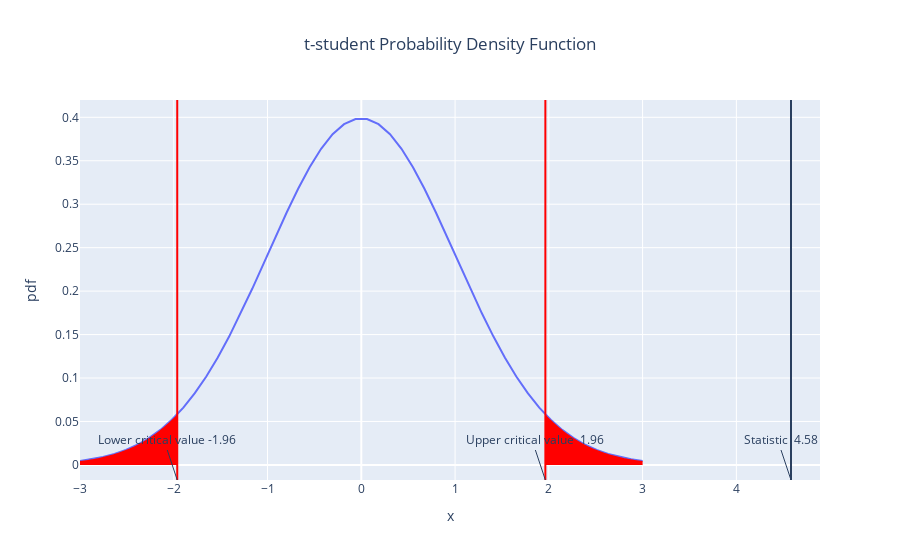

Write notebook code for a chart like this one.
### Markdown cell above
**We posit that houses close to either a school or a hospital are more expensive.**

- School coordinates (-118, 34)
- Hospital coordinates (-122, 37)

We consider a house (neighborhood) to be close to a school or hospital if the distance is lower than 0.50.

Hint:
- Write a function to calculate euclidean distance from each house (neighborhood) to the school and to the hospital.
- Divide your dataset into houses close and far from either a hospital or school.
- Choose the propper test and, with 5% significance, comment your findings.

### Code cell
# Null Hypothesis (H₀): Houses close to a school or hospital have the same mean price as houses farther away.
# Alternative Hypothesis (H₁): Houses close to a school or hospital have a higher mean price than houses farther away.

# 1. Euclidean Distance Function

# We need to calculate, for each house, the distance to the school and hospital:
# - School: (-118, 34)
# - Hospital: (-122, 37)

def euclidean_distance(lon1, lat1, lon2, lat2):
    return np.sqrt((lon1 - lon2)**2 + (lat1 - lat2)**2)

# 2. Calculate Distances and Define 'Close' Houses

# Add two columns: distance to school and to hospital.  
# A house is "close" if **either** distance is less than 0.5.

school_coords = (-118, 34)
hospital_coords = (-122, 37)

df["dist_school"] = euclidean_distance(df["longitude"], df["latitude"], school_coords[0], school_coords[1])
df["dist_hospital"] = euclidean_distance(df["longitude"], df["latitude"], hospital_coords[0], hospital_coords[1])

# We consider a house (neighborhood) to be close to a school or hospital if the distance is lower than 0.50.
df["is_close"] = (df["dist_school"] < 0.5) | (df["dist_hospital"] < 0.5)

# Let's check how many are close/far
print(df["is_close"].value_counts())

# 3. Exploratory Analysis

close_prices = df[df["is_close"] == True]["median_house_value"]
far_prices = df[df["is_close"] == False]["median_house_value"]

print(f"Close to school/hospital: n = {len(close_prices)} - Mean price = {close_prices.mean()}")
print(f"Far from school/hospital: n = {len(far_prices)} - Mean price = {far_prices.mean()}")

close_prices_std = close_prices.std(ddof=1)
far_prices_std = far_prices.std(ddof=1)

t_stat, p_val = st.ttest_ind(close_prices, far_prices, equal_var=False)
print(t_stat,p_val)

statistic = (close_prices.mean() - far_prices.mean()) / np.sqrt( (close_prices_std**2/n1) + (far_prices_std**2/n2))
print(statistic)
print()
show_statistical_test(statistic, alpha, n1+n2-2, distribution="t-student", alternative="two-sided")
print()
st.ttest_ind(close_prices, close_prices, equal_var=False, alternative="two-sided")

alpha = 0.05
if p_val < alpha:
    print("Result: Reject H₀. Houses close to school or hospital are significantly more expensive.")
else:
    print("Result: Fail to reject H₀. No significant price difference detected.")

### Figure 1 — Plotly figure (JSON) as saved in the notebook; plotly's stock layout.template omitted (floating-point values rounded to 4 significant figures)
{"data": [{"hovertemplate": "x=%{x}<br>pdf=%{y}<extra></extra>", "legendgroup": "", "line": {"color": "#636efa", "dash": "solid"}, "marker": {"symbol": "circle"}, "mode": "lines", "name": "", "orientation": "v", "showlegend": false, "type": "scatter", "x": [-3.0, -2.878, -2.755, -2.633, -2.51, -2.388, -2.265, -2.143, -2.02, -1.898, -1.776, -1.653, -1.531, -1.408, -1.286, -1.163, -1.041, -0.9184, -0.7959, -0.6735, -0.551, -0.4286, -0.3061, -0.1837, -0.06122, 0.06122, 0.1837, 0.3061, 0.4286, 0.551, 0.6735, 0.7959, 0.9184, 1.041, 1.163, 1.286, 1.408, 1.531, 1.653, 1.776, 1.898, 2.02, 2.143, 2.265, 2.388, 2.51, 2.633, 2.755, 2.878, 3.0], "xaxis": "x", "y": [0.004518, 0.006453, 0.009083, 0.0126, 0.01723, 0.02321, 0.03081, 0.0403, 0.05194, 0.06597, 0.08255, 0.1018, 0.1236, 0.148, 0.1745, 0.2027, 0.232, 0.2615, 0.2905, 0.3178, 0.3426, 0.3638, 0.3805, 0.3921, 0.3981, 0.3981, 0.3921, 0.3805, 0.3638, 0.3426, 0.3178, 0.2905, 0.2615, 0.232, 0.2027, 0.1745, 0.148, 0.1236, 0.1018, 0.08255, 0.06597, 0.05194, 0.0403, 0.03081, 0.02321, 0.01723, 0.0126, 0.009083, 0.006453, 0.004518], "yaxis": "y"}, {"fill": "tozeroy", "fillcolor": "red", "mode": "none", "type": "scatter", "x": [-3.0, -2.979, -2.958, -2.937, -2.915, -2.894, -2.873, -2.852, -2.831, -2.81, -2.788, -2.767, -2.746, -2.725, -2.704, -2.683, -2.661, -2.64, -2.619, -2.598, -2.577, -2.556, -2.534, -2.513, -2.492, -2.471, -2.45, -2.429, -2.407, -2.386, -2.365, -2.344, -2.323, -2.302, -2.28, -2.259, -2.238, -2.217, -2.196, -2.175, -2.153, -2.132, -2.111, -2.09, -2.069, -2.048, -2.026, -2.005, -1.984, -1.963], "y": [0.004518, 0.00481, 0.005119, 0.005445, 0.00579, 0.006153, 0.006537, 0.006941, 0.007368, 0.007817, 0.00829, 0.008787, 0.009311, 0.009861, 0.01044, 0.01105, 0.01168, 0.01235, 0.01306, 0.01379, 0.01456, 0.01537, 0.01621, 0.0171, 0.01802, 0.01899, 0.01999, 0.02105, 0.02214, 0.02329, 0.02448, 0.02573, 0.02702, 0.02837, 0.02977, 0.03123, 0.03274, 0.03432, 0.03595, 0.03764, 0.0394, 0.04122, 0.0431, 0.04505, 0.04707, 0.04916, 0.05131, 0.05354, 0.05584, 0.05822]}, {"fill": "tozeroy", "fillcolor": "red", "mode": "none", "type": "scatter", "x": [1.963, 1.984, 2.005, 2.026, 2.048, 2.069, 2.09, 2.111, 2.132, 2.153, 2.175, 2.196, 2.217, 2.238, 2.259, 2.28, 2.302, 2.323, 2.344, 2.365, 2.386, 2.407, 2.429, 2.45, 2.471, 2.492, 2.513, 2.534, 2.556, 2.577, 2.598, 2.619, 2.64, 2.661, 2.683, 2.704, 2.725, 2.746, 2.767, 2.788, 2.81, 2.831, 2.852, 2.873, 2.894, 2.915, 2.937, 2.958, 2.979, 3.0], "y": [0.05822, 0.05584, 0.05354, 0.05131, 0.04916, 0.04707, 0.04505, 0.0431, 0.04122, 0.0394, 0.03764, 0.03595, 0.03432, 0.03274, 0.03123, 0.02977, 0.02837, 0.02702, 0.02573, 0.02448, 0.02329, 0.02214, 0.02105, 0.01999, 0.01899, 0.01802, 0.0171, 0.01621, 0.01537, 0.01456, 0.01379, 0.01306, 0.01235, 0.01168, 0.01105, 0.01044, 0.009861, 0.009311, 0.008787, 0.00829, 0.007817, 0.007368, 0.006941, 0.006537, 0.006153, 0.00579, 0.005445, 0.005119, 0.00481, 0.004518]}], "layout": {"annotations": [{"text": "Lower critical value -1.96", "x": -1.963, "xref": "x", "y": 0, "yanchor": "bottom", "yref": "paper"}, {"text": "Upper critical value  1.96", "x": 1.963, "xref": "x", "y": 0, "yanchor": "bottom", "yref": "paper"}, {"text": "Statistic  4.58", "x": 4.583, "xref": "x", "y": 0, "yanchor": "bottom", "yref": "paper"}], "legend": {"tracegroupgap": 0}, "shapes": [{"line": {"color": "red"}, "type": "line", "x0": -1.963, "x1": -1.963, "xref": "x", "y0": 0, "y1": 1, "yref": "y domain"}, {"line": {"color": "red"}, "type": "line", "x0": 1.963, "x1": 1.963, "xref": "x", "y0": 0, "y1": 1, "yref": "y domain"}, {"type": "line", "x0": 4.583, "x1": 4.583, "xref": "x", "y0": 0, "y1": 1, "yref": "y domain"}], "showlegend": false, "title": {"text": "t-student Probability Density Function", "x": 0.5}, "xaxis": {"anchor": "y", "domain": [0, 1], "title": {"text": "x"}}, "yaxis": {"anchor": "x", "domain": [0, 1], "title": {"text": "pdf"}}}}
